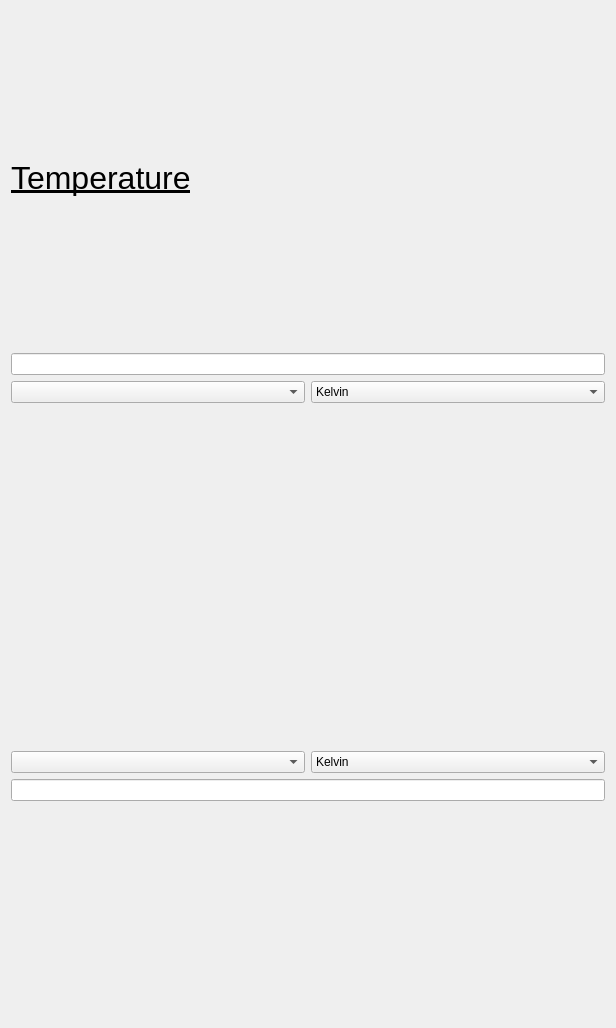
<?xml version="1.0" encoding="UTF-8"?>
<ui version="4.0">
 <class>TemperatureWidget</class>
 <widget class="QWidget" name="TemperatureWidget">
  <property name="geometry">
   <rect>
    <x>0</x>
    <y>0</y>
    <width>616</width>
    <height>1028</height>
   </rect>
  </property>
  <property name="sizePolicy">
   <sizepolicy hsizetype="Preferred" vsizetype="Expanding">
    <horstretch>0</horstretch>
    <verstretch>0</verstretch>
   </sizepolicy>
  </property>
  <property name="windowTitle">
   <string>Form</string>
  </property>
  <layout class="QVBoxLayout" name="verticalLayout">
   <item>
    <widget class="QLabel" name="title">
     <property name="text">
      <string>&lt;html&gt;&lt;head/&gt;&lt;body&gt;&lt;p&gt;&lt;span style=&quot; font-size:24pt; text-decoration: underline;&quot;&gt;Temperature&lt;/span&gt;&lt;/p&gt;&lt;/body&gt;&lt;/html&gt;</string>
     </property>
    </widget>
   </item>
   <item>
    <widget class="QLineEdit" name="iNum">
     <property name="inputMask">
      <string/>
     </property>
    </widget>
   </item>
   <item>
    <layout class="QHBoxLayout" name="horizontalLayout">
     <item>
      <widget class="QComboBox" name="iPrefix">
       <property name="currentIndex">
        <number>10</number>
       </property>
       <item>
        <property name="text">
         <string>yotta</string>
        </property>
       </item>
       <item>
        <property name="text">
         <string>zetta</string>
        </property>
       </item>
       <item>
        <property name="text">
         <string>exa</string>
        </property>
       </item>
       <item>
        <property name="text">
         <string>peta</string>
        </property>
       </item>
       <item>
        <property name="text">
         <string>tera</string>
        </property>
       </item>
       <item>
        <property name="text">
         <string>giga</string>
        </property>
       </item>
       <item>
        <property name="text">
         <string>mega</string>
        </property>
       </item>
       <item>
        <property name="text">
         <string>kilo</string>
        </property>
       </item>
       <item>
        <property name="text">
         <string>hecto</string>
        </property>
       </item>
       <item>
        <property name="text">
         <string>deka</string>
        </property>
       </item>
       <item>
        <property name="text">
         <string/>
        </property>
       </item>
       <item>
        <property name="text">
         <string>deci</string>
        </property>
       </item>
       <item>
        <property name="text">
         <string>centi</string>
        </property>
       </item>
       <item>
        <property name="text">
         <string>milli</string>
        </property>
       </item>
       <item>
        <property name="text">
         <string>micro</string>
        </property>
       </item>
       <item>
        <property name="text">
         <string>nano</string>
        </property>
       </item>
       <item>
        <property name="text">
         <string>pico</string>
        </property>
       </item>
       <item>
        <property name="text">
         <string>femto</string>
        </property>
       </item>
       <item>
        <property name="text">
         <string>atto</string>
        </property>
       </item>
       <item>
        <property name="text">
         <string>zepto</string>
        </property>
       </item>
       <item>
        <property name="text">
         <string>yocto</string>
        </property>
       </item>
      </widget>
     </item>
     <item>
      <widget class="QComboBox" name="iUnit">
       <property name="currentIndex">
        <number>0</number>
       </property>
       <item>
        <property name="text">
         <string>Kelvin</string>
        </property>
       </item>
       <item>
        <property name="text">
         <string>Celcius</string>
        </property>
       </item>
       <item>
        <property name="text">
         <string>Delisle</string>
        </property>
       </item>
       <item>
        <property name="text">
         <string>Fahrenheit</string>
        </property>
       </item>
       <item>
        <property name="text">
         <string>Newton</string>
        </property>
       </item>
       <item>
        <property name="text">
         <string>Rankine</string>
        </property>
       </item>
       <item>
        <property name="text">
         <string>Réaumur</string>
        </property>
       </item>
       <item>
        <property name="text">
         <string>Rømer</string>
        </property>
       </item>
      </widget>
     </item>
    </layout>
   </item>
   <item>
    <widget class="QLabel" name="downIcon">
     <property name="text">
      <string/>
     </property>
     <property name="pixmap">
      <pixmap resource="Resources.qrc">:/icons/down.png</pixmap>
     </property>
     <property name="scaledContents">
      <bool>true</bool>
     </property>
    </widget>
   </item>
   <item>
    <layout class="QHBoxLayout" name="horizontalLayout_2">
     <item>
      <widget class="QComboBox" name="oPrefix">
       <property name="currentIndex">
        <number>10</number>
       </property>
       <item>
        <property name="text">
         <string>yotta</string>
        </property>
       </item>
       <item>
        <property name="text">
         <string>zetta</string>
        </property>
       </item>
       <item>
        <property name="text">
         <string>exa</string>
        </property>
       </item>
       <item>
        <property name="text">
         <string>peta</string>
        </property>
       </item>
       <item>
        <property name="text">
         <string>tera</string>
        </property>
       </item>
       <item>
        <property name="text">
         <string>giga</string>
        </property>
       </item>
       <item>
        <property name="text">
         <string>mega</string>
        </property>
       </item>
       <item>
        <property name="text">
         <string>kilo</string>
        </property>
       </item>
       <item>
        <property name="text">
         <string>hecto</string>
        </property>
       </item>
       <item>
        <property name="text">
         <string>deka</string>
        </property>
       </item>
       <item>
        <property name="text">
         <string/>
        </property>
       </item>
       <item>
        <property name="text">
         <string>deci</string>
        </property>
       </item>
       <item>
        <property name="text">
         <string>centi</string>
        </property>
       </item>
       <item>
        <property name="text">
         <string>milli</string>
        </property>
       </item>
       <item>
        <property name="text">
         <string>micro</string>
        </property>
       </item>
       <item>
        <property name="text">
         <string>nano</string>
        </property>
       </item>
       <item>
        <property name="text">
         <string>pico</string>
        </property>
       </item>
       <item>
        <property name="text">
         <string>femto</string>
        </property>
       </item>
       <item>
        <property name="text">
         <string>atto</string>
        </property>
       </item>
       <item>
        <property name="text">
         <string>zepto</string>
        </property>
       </item>
       <item>
        <property name="text">
         <string>yocto</string>
        </property>
       </item>
      </widget>
     </item>
     <item>
      <widget class="QComboBox" name="oUnit">
       <property name="currentIndex">
        <number>0</number>
       </property>
       <item>
        <property name="text">
         <string>Kelvin</string>
        </property>
       </item>
       <item>
        <property name="text">
         <string>Celcius</string>
        </property>
       </item>
       <item>
        <property name="text">
         <string>Delisle</string>
        </property>
       </item>
       <item>
        <property name="text">
         <string>Fahrenheit</string>
        </property>
       </item>
       <item>
        <property name="text">
         <string>Newton</string>
        </property>
       </item>
       <item>
        <property name="text">
         <string>Rankine</string>
        </property>
       </item>
       <item>
        <property name="text">
         <string>Réaumur</string>
        </property>
       </item>
       <item>
        <property name="text">
         <string>Rømer</string>
        </property>
       </item>
      </widget>
     </item>
    </layout>
   </item>
   <item>
    <widget class="QLineEdit" name="oNum">
     <property name="text">
      <string/>
     </property>
     <property name="readOnly">
      <bool>true</bool>
     </property>
    </widget>
   </item>
   <item>
    <spacer name="keyboardSpacer">
     <property name="orientation">
      <enum>Qt::Vertical</enum>
     </property>
     <property name="sizeType">
      <enum>QSizePolicy::Minimum</enum>
     </property>
     <property name="sizeHint" stdset="0">
      <size>
       <width>20</width>
       <height>216</height>
      </size>
     </property>
    </spacer>
   </item>
  </layout>
 </widget>
 <resources>
  <include location="Resources.qrc"/>
 </resources>
 <connections/>
</ui>
